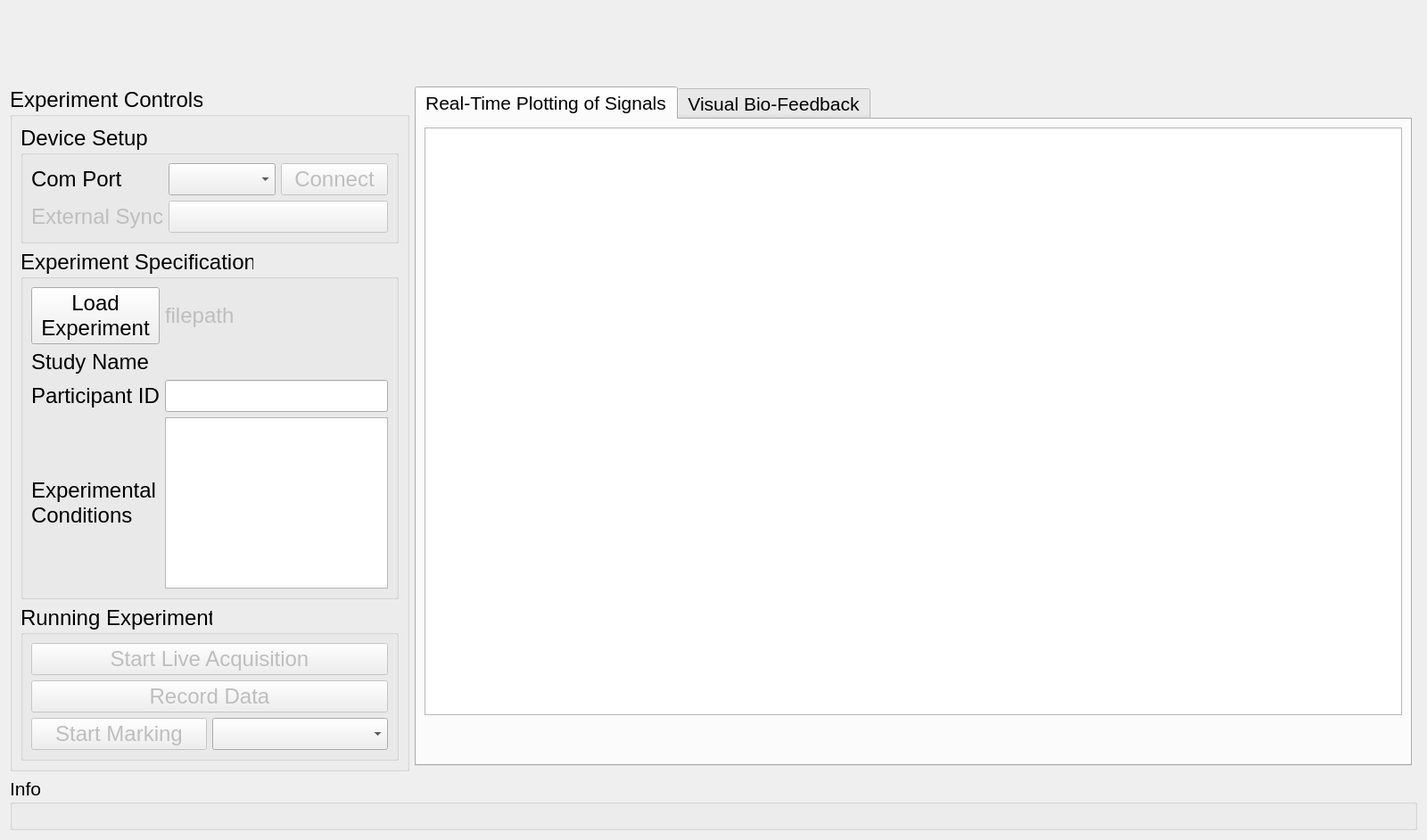
<?xml version="1.0" encoding="UTF-8"?>
<ui version="4.0">
 <class>PPG</class>
 <widget class="QWidget" name="PPG">
  <property name="geometry">
   <rect>
    <x>0</x>
    <y>0</y>
    <width>1600</width>
    <height>900</height>
   </rect>
  </property>
  <property name="sizePolicy">
   <sizepolicy hsizetype="Expanding" vsizetype="Expanding">
    <horstretch>0</horstretch>
    <verstretch>0</verstretch>
   </sizepolicy>
  </property>
  <property name="windowTitle">
   <string>PPG</string>
  </property>
  <layout class="QGridLayout" name="gridLayout_2">
   <item row="2" column="0" rowspan="2">
    <widget class="QGroupBox" name="groupBox_3">
     <property name="sizePolicy">
      <sizepolicy hsizetype="Minimum" vsizetype="Minimum">
       <horstretch>0</horstretch>
       <verstretch>0</verstretch>
      </sizepolicy>
     </property>
     <property name="font">
      <font>
       <pointsize>18</pointsize>
      </font>
     </property>
     <property name="title">
      <string>Experiment Controls</string>
     </property>
     <layout class="QGridLayout" name="gridLayout_8">
      <item row="4" column="1">
       <widget class="QGroupBox" name="groupBox_7">
        <property name="sizePolicy">
         <sizepolicy hsizetype="Minimum" vsizetype="Preferred">
          <horstretch>0</horstretch>
          <verstretch>0</verstretch>
         </sizepolicy>
        </property>
        <property name="font">
         <font>
          <pointsize>18</pointsize>
         </font>
        </property>
        <property name="title">
         <string>Running Experiment</string>
        </property>
        <layout class="QGridLayout" name="gridLayout_7">
         <item row="3" column="0">
          <widget class="QPushButton" name="pushButton_Event">
           <property name="enabled">
            <bool>false</bool>
           </property>
           <property name="sizePolicy">
            <sizepolicy hsizetype="Preferred" vsizetype="Preferred">
             <horstretch>0</horstretch>
             <verstretch>0</verstretch>
            </sizepolicy>
           </property>
           <property name="maximumSize">
            <size>
             <width>350</width>
             <height>16777215</height>
            </size>
           </property>
           <property name="text">
            <string>Start Marking</string>
           </property>
          </widget>
         </item>
         <item row="1" column="0" colspan="2">
          <widget class="QPushButton" name="pushButton_start_live_acquisition">
           <property name="enabled">
            <bool>false</bool>
           </property>
           <property name="sizePolicy">
            <sizepolicy hsizetype="Minimum" vsizetype="Preferred">
             <horstretch>0</horstretch>
             <verstretch>0</verstretch>
            </sizepolicy>
           </property>
           <property name="maximumSize">
            <size>
             <width>450</width>
             <height>16777215</height>
            </size>
           </property>
           <property name="font">
            <font>
             <pointsize>18</pointsize>
            </font>
           </property>
           <property name="text">
            <string>Start Live Acquisition</string>
           </property>
          </widget>
         </item>
         <item row="2" column="0" colspan="2">
          <widget class="QPushButton" name="pushButton_record_data">
           <property name="enabled">
            <bool>false</bool>
           </property>
           <property name="sizePolicy">
            <sizepolicy hsizetype="Minimum" vsizetype="Preferred">
             <horstretch>0</horstretch>
             <verstretch>0</verstretch>
            </sizepolicy>
           </property>
           <property name="maximumSize">
            <size>
             <width>450</width>
             <height>16777215</height>
            </size>
           </property>
           <property name="font">
            <font>
             <pointsize>18</pointsize>
            </font>
           </property>
           <property name="text">
            <string>Record Data</string>
           </property>
          </widget>
         </item>
         <item row="3" column="1">
          <widget class="QComboBox" name="comboBox_event">
           <property name="sizePolicy">
            <sizepolicy hsizetype="Minimum" vsizetype="Preferred">
             <horstretch>0</horstretch>
             <verstretch>0</verstretch>
            </sizepolicy>
           </property>
          </widget>
         </item>
        </layout>
       </widget>
      </item>
      <item row="1" column="1">
       <widget class="QGroupBox" name="groupBox_4">
        <property name="sizePolicy">
         <sizepolicy hsizetype="Minimum" vsizetype="Preferred">
          <horstretch>0</horstretch>
          <verstretch>0</verstretch>
         </sizepolicy>
        </property>
        <property name="font">
         <font>
          <pointsize>18</pointsize>
         </font>
        </property>
        <property name="title">
         <string>Experiment Specification</string>
        </property>
        <layout class="QGridLayout" name="gridLayout_5">
         <item row="2" column="1">
          <widget class="QLineEdit" name="lineEdit_PID">
           <property name="sizePolicy">
            <sizepolicy hsizetype="Minimum" vsizetype="Preferred">
             <horstretch>0</horstretch>
             <verstretch>0</verstretch>
            </sizepolicy>
           </property>
           <property name="maximumSize">
            <size>
             <width>250</width>
             <height>16777215</height>
            </size>
           </property>
          </widget>
         </item>
         <item row="2" column="0">
          <widget class="QLabel" name="label_7">
           <property name="sizePolicy">
            <sizepolicy hsizetype="Minimum" vsizetype="Preferred">
             <horstretch>0</horstretch>
             <verstretch>0</verstretch>
            </sizepolicy>
           </property>
           <property name="maximumSize">
            <size>
             <width>200</width>
             <height>16777215</height>
            </size>
           </property>
           <property name="text">
            <string>Participant ID</string>
           </property>
          </widget>
         </item>
         <item row="0" column="0">
          <widget class="QPushButton" name="pushButton_exp_params">
           <property name="sizePolicy">
            <sizepolicy hsizetype="Minimum" vsizetype="Preferred">
             <horstretch>0</horstretch>
             <verstretch>0</verstretch>
            </sizepolicy>
           </property>
           <property name="maximumSize">
            <size>
             <width>200</width>
             <height>16777215</height>
            </size>
           </property>
           <property name="text">
            <string>Load 
Experiment</string>
           </property>
          </widget>
         </item>
         <item row="6" column="1">
          <widget class="QListWidget" name="listWidget_expConditions">
           <property name="enabled">
            <bool>true</bool>
           </property>
           <property name="sizePolicy">
            <sizepolicy hsizetype="Minimum" vsizetype="Preferred">
             <horstretch>0</horstretch>
             <verstretch>0</verstretch>
            </sizepolicy>
           </property>
           <property name="maximumSize">
            <size>
             <width>250</width>
             <height>16777215</height>
            </size>
           </property>
           <property name="font">
            <font>
             <pointsize>18</pointsize>
             <bold>false</bold>
            </font>
           </property>
           <property name="mouseTracking">
            <bool>true</bool>
           </property>
           <property name="editTriggers">
            <set>QAbstractItemView::CurrentChanged|QAbstractItemView::DoubleClicked|QAbstractItemView::EditKeyPressed|QAbstractItemView::SelectedClicked</set>
           </property>
           <property name="alternatingRowColors">
            <bool>true</bool>
           </property>
           <property name="spacing">
            <number>1</number>
           </property>
           <property name="viewMode">
            <enum>QListView::ListMode</enum>
           </property>
           <property name="selectionRectVisible">
            <bool>false</bool>
           </property>
           <property name="currentRow">
            <number>-1</number>
           </property>
           <property name="sortingEnabled">
            <bool>false</bool>
           </property>
          </widget>
         </item>
         <item row="6" column="0">
          <widget class="QLabel" name="label_3">
           <property name="sizePolicy">
            <sizepolicy hsizetype="Minimum" vsizetype="Preferred">
             <horstretch>0</horstretch>
             <verstretch>0</verstretch>
            </sizepolicy>
           </property>
           <property name="maximumSize">
            <size>
             <width>200</width>
             <height>16777215</height>
            </size>
           </property>
           <property name="font">
            <font>
             <pointsize>18</pointsize>
            </font>
           </property>
           <property name="text">
            <string>Experimental 
Conditions</string>
           </property>
          </widget>
         </item>
         <item row="0" column="1">
          <widget class="QLabel" name="label_params_file">
           <property name="enabled">
            <bool>false</bool>
           </property>
           <property name="sizePolicy">
            <sizepolicy hsizetype="Minimum" vsizetype="Preferred">
             <horstretch>0</horstretch>
             <verstretch>0</verstretch>
            </sizepolicy>
           </property>
           <property name="maximumSize">
            <size>
             <width>250</width>
             <height>16777215</height>
            </size>
           </property>
           <property name="text">
            <string>filepath</string>
           </property>
          </widget>
         </item>
         <item row="1" column="0">
          <widget class="QLabel" name="label_2">
           <property name="sizePolicy">
            <sizepolicy hsizetype="Minimum" vsizetype="Preferred">
             <horstretch>0</horstretch>
             <verstretch>0</verstretch>
            </sizepolicy>
           </property>
           <property name="maximumSize">
            <size>
             <width>200</width>
             <height>16777215</height>
            </size>
           </property>
           <property name="font">
            <font>
             <pointsize>18</pointsize>
            </font>
           </property>
           <property name="text">
            <string>Study Name</string>
           </property>
          </widget>
         </item>
         <item row="1" column="1">
          <widget class="QLabel" name="label_study_name">
           <property name="sizePolicy">
            <sizepolicy hsizetype="Minimum" vsizetype="Preferred">
             <horstretch>0</horstretch>
             <verstretch>0</verstretch>
            </sizepolicy>
           </property>
           <property name="maximumSize">
            <size>
             <width>250</width>
             <height>16777215</height>
            </size>
           </property>
           <property name="text">
            <string/>
           </property>
          </widget>
         </item>
        </layout>
       </widget>
      </item>
      <item row="0" column="1">
       <widget class="QGroupBox" name="groupBox_6">
        <property name="sizePolicy">
         <sizepolicy hsizetype="Minimum" vsizetype="Preferred">
          <horstretch>0</horstretch>
          <verstretch>0</verstretch>
         </sizepolicy>
        </property>
        <property name="font">
         <font>
          <pointsize>18</pointsize>
         </font>
        </property>
        <property name="title">
         <string>Device Setup</string>
        </property>
        <layout class="QGridLayout" name="gridLayout_6">
         <item row="1" column="0">
          <widget class="QLabel" name="label_10">
           <property name="sizePolicy">
            <sizepolicy hsizetype="Minimum" vsizetype="Preferred">
             <horstretch>0</horstretch>
             <verstretch>0</verstretch>
            </sizepolicy>
           </property>
           <property name="maximumSize">
            <size>
             <width>140</width>
             <height>16777215</height>
            </size>
           </property>
           <property name="font">
            <font>
             <pointsize>18</pointsize>
            </font>
           </property>
           <property name="text">
            <string>Com Port</string>
           </property>
          </widget>
         </item>
         <item row="1" column="1">
          <widget class="QComboBox" name="comboBox_comport">
           <property name="sizePolicy">
            <sizepolicy hsizetype="Minimum" vsizetype="Preferred">
             <horstretch>0</horstretch>
             <verstretch>0</verstretch>
            </sizepolicy>
           </property>
           <property name="maximumSize">
            <size>
             <width>200</width>
             <height>16777215</height>
            </size>
           </property>
           <property name="font">
            <font>
             <pointsize>18</pointsize>
            </font>
           </property>
          </widget>
         </item>
         <item row="1" column="2">
          <widget class="QPushButton" name="pushButton_connect">
           <property name="enabled">
            <bool>false</bool>
           </property>
           <property name="sizePolicy">
            <sizepolicy hsizetype="Minimum" vsizetype="Preferred">
             <horstretch>0</horstretch>
             <verstretch>0</verstretch>
            </sizepolicy>
           </property>
           <property name="maximumSize">
            <size>
             <width>150</width>
             <height>16777215</height>
            </size>
           </property>
           <property name="font">
            <font>
             <pointsize>18</pointsize>
            </font>
           </property>
           <property name="text">
            <string>Connect</string>
           </property>
          </widget>
         </item>
         <item row="3" column="1" colspan="2">
          <widget class="QPushButton" name="pushButton_sync">
           <property name="enabled">
            <bool>false</bool>
           </property>
           <property name="sizePolicy">
            <sizepolicy hsizetype="Minimum" vsizetype="Preferred">
             <horstretch>0</horstretch>
             <verstretch>0</verstretch>
            </sizepolicy>
           </property>
           <property name="maximumSize">
            <size>
             <width>350</width>
             <height>16777215</height>
            </size>
           </property>
           <property name="text">
            <string/>
           </property>
          </widget>
         </item>
         <item row="3" column="0">
          <widget class="QLabel" name="label_sync">
           <property name="enabled">
            <bool>false</bool>
           </property>
           <property name="sizePolicy">
            <sizepolicy hsizetype="Minimum" vsizetype="Preferred">
             <horstretch>0</horstretch>
             <verstretch>0</verstretch>
            </sizepolicy>
           </property>
           <property name="maximumSize">
            <size>
             <width>160</width>
             <height>16777215</height>
            </size>
           </property>
           <property name="text">
            <string>External Sync</string>
           </property>
          </widget>
         </item>
        </layout>
       </widget>
      </item>
     </layout>
    </widget>
   </item>
   <item row="5" column="0" colspan="3">
    <widget class="QGroupBox" name="groupBox_5">
     <property name="sizePolicy">
      <sizepolicy hsizetype="Preferred" vsizetype="Fixed">
       <horstretch>0</horstretch>
       <verstretch>0</verstretch>
      </sizepolicy>
     </property>
     <property name="minimumSize">
      <size>
       <width>0</width>
       <height>60</height>
      </size>
     </property>
     <property name="maximumSize">
      <size>
       <width>16777215</width>
       <height>80</height>
      </size>
     </property>
     <property name="font">
      <font>
       <pointsize>16</pointsize>
      </font>
     </property>
     <property name="title">
      <string>Info</string>
     </property>
     <layout class="QGridLayout" name="gridLayout_4">
      <item row="1" column="0">
       <widget class="QLabel" name="label_status">
        <property name="sizePolicy">
         <sizepolicy hsizetype="Expanding" vsizetype="Fixed">
          <horstretch>0</horstretch>
          <verstretch>0</verstretch>
         </sizepolicy>
        </property>
        <property name="maximumSize">
         <size>
          <width>16777215</width>
          <height>75</height>
         </size>
        </property>
        <property name="font">
         <font>
          <pointsize>16</pointsize>
         </font>
        </property>
        <property name="text">
         <string/>
        </property>
       </widget>
      </item>
     </layout>
    </widget>
   </item>
   <item row="0" column="0" colspan="3">
    <widget class="QLabel" name="label">
     <property name="sizePolicy">
      <sizepolicy hsizetype="Expanding" vsizetype="Fixed">
       <horstretch>0</horstretch>
       <verstretch>0</verstretch>
      </sizepolicy>
     </property>
     <property name="minimumSize">
      <size>
       <width>0</width>
       <height>80</height>
      </size>
     </property>
     <property name="font">
      <font>
       <pointsize>18</pointsize>
      </font>
     </property>
     <property name="text">
      <string/>
     </property>
     <property name="scaledContents">
      <bool>true</bool>
     </property>
     <property name="alignment">
      <set>Qt::AlignCenter</set>
     </property>
     <property name="margin">
      <number>-1</number>
     </property>
    </widget>
   </item>
   <item row="2" column="1">
    <widget class="QTabWidget" name="tabWidget">
     <property name="font">
      <font>
       <pointsize>16</pointsize>
      </font>
     </property>
     <property name="currentIndex">
      <number>0</number>
     </property>
     <widget class="QWidget" name="tab">
      <attribute name="title">
       <string>Real-Time Plotting of Signals</string>
      </attribute>
      <layout class="QGridLayout" name="gridLayout">
       <item row="0" column="0">
        <widget class="QGraphicsView" name="graphicsView">
         <property name="sizePolicy">
          <sizepolicy hsizetype="Expanding" vsizetype="Preferred">
           <horstretch>0</horstretch>
           <verstretch>0</verstretch>
          </sizepolicy>
         </property>
         <property name="font">
          <font>
           <pointsize>18</pointsize>
          </font>
         </property>
         <property name="acceptDrops">
          <bool>false</bool>
         </property>
         <property name="verticalScrollBarPolicy">
          <enum>Qt::ScrollBarAlwaysOff</enum>
         </property>
         <property name="horizontalScrollBarPolicy">
          <enum>Qt::ScrollBarAlwaysOff</enum>
         </property>
         <property name="sizeAdjustPolicy">
          <enum>QAbstractScrollArea::AdjustToContents</enum>
         </property>
         <property name="interactive">
          <bool>false</bool>
         </property>
        </widget>
       </item>
       <item row="1" column="0">
        <widget class="QLabel" name="label_sq_legend">
         <property name="sizePolicy">
          <sizepolicy hsizetype="Preferred" vsizetype="Fixed">
           <horstretch>0</horstretch>
           <verstretch>0</verstretch>
          </sizepolicy>
         </property>
         <property name="maximumSize">
          <size>
           <width>16777215</width>
           <height>40</height>
          </size>
         </property>
         <property name="text">
          <string/>
         </property>
         <property name="scaledContents">
          <bool>true</bool>
         </property>
        </widget>
       </item>
      </layout>
     </widget>
     <widget class="QWidget" name="tab_2">
      <attribute name="title">
       <string>Visual Bio-Feedback</string>
      </attribute>
      <layout class="QGridLayout" name="gridLayout_3">
       <item row="0" column="1">
        <widget class="QLabel" name="label_biofeedback">
         <property name="text">
          <string/>
         </property>
         <property name="scaledContents">
          <bool>true</bool>
         </property>
        </widget>
       </item>
       <item row="0" column="0">
        <widget class="QLabel" name="label_palette">
         <property name="sizePolicy">
          <sizepolicy hsizetype="Minimum" vsizetype="Preferred">
           <horstretch>0</horstretch>
           <verstretch>0</verstretch>
          </sizepolicy>
         </property>
         <property name="maximumSize">
          <size>
           <width>50</width>
           <height>16777215</height>
          </size>
         </property>
         <property name="text">
          <string/>
         </property>
        </widget>
       </item>
      </layout>
     </widget>
    </widget>
   </item>
  </layout>
 </widget>
 <resources/>
 <connections/>
</ui>
